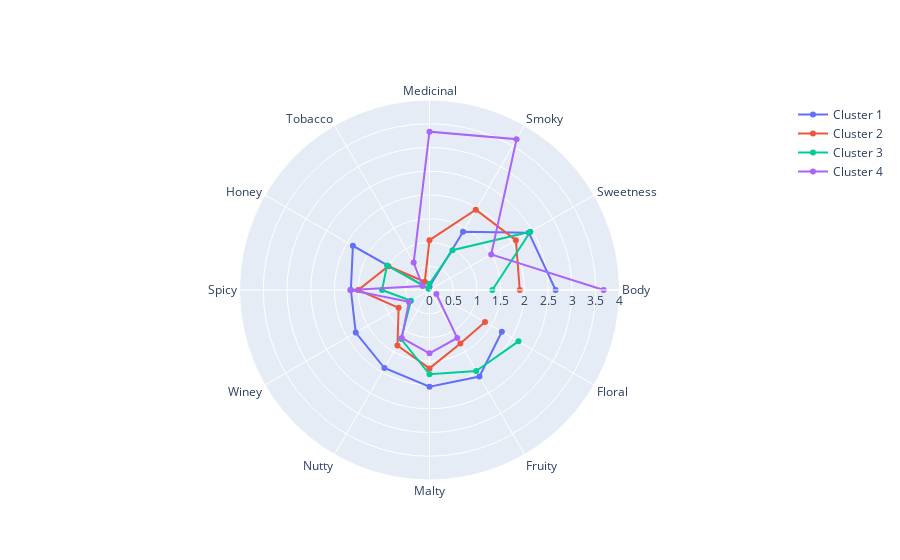

The notebook cell saved with this chart:
### Code cell
import plotly.graph_objects as go

categories = gd.columns

fig = go.Figure()

fig.add_trace(go.Scatterpolar(
      r=gd.loc[0].values,
      theta=categories,
      #fill='toself',
      name='Cluster 1'
))
fig.add_trace(go.Scatterpolar(
      r=gd.loc[1].values,
      theta=categories,
      #fill='toself',
      name='Cluster 2'
))
fig.add_trace(go.Scatterpolar(
      r=gd.loc[2].values,
      theta=categories,
      #fill='toself',
      name='Cluster 3'
))
fig.add_trace(go.Scatterpolar(
      r=gd.loc[3].values,
      theta=categories,
      #fill='toself',
      name='Cluster 4'
))

fig.update_layout(
  polar=dict(
    radialaxis=dict(
      visible=True,
      range=[0, 4]
    )),
  showlegend=True
)

fig.show()

### Figure 1 — Plotly figure (JSON) as saved in the notebook; plotly's stock layout.template omitted (floating-point values rounded to 4 significant figures)
{"data": [{"name": "Cluster 1", "r": [2.655, 2.414, 1.414, 0.06897, 0.03448, 1.862, 1.655, 1.793, 1.897, 2.034, 2.103, 1.759], "theta": ["Body", "Sweetness", "Smoky", "Medicinal", "Tobacco", "Honey", "Spicy", "Winey", "Nutty", "Malty", "Fruity", "Floral"], "type": "scatterpolar"}, {"name": "Cluster 2", "r": [1.9, 2.1, 1.95, 1.05, 0.2, 1, 1.5, 0.75, 1.35, 1.65, 1.3, 1.35], "theta": ["Body", "Sweetness", "Smoky", "Medicinal", "Tobacco", "Honey", "Spicy", "Winey", "Nutty", "Malty", "Fruity", "Floral"], "type": "scatterpolar"}, {"name": "Cluster 3", "r": [1.323, 2.452, 0.9677, 0.129, 0.03226, 1.032, 1, 0.4516, 1.194, 1.774, 1.968, 2.161], "theta": ["Body", "Sweetness", "Smoky", "Medicinal", "Tobacco", "Honey", "Spicy", "Winey", "Nutty", "Malty", "Fruity", "Floral"], "type": "scatterpolar"}, {"name": "Cluster 4", "r": [3.667, 1.5, 3.667, 3.333, 0.6667, 0.1667, 1.667, 0.5, 1.167, 1.333, 1.167, 0.1667], "theta": ["Body", "Sweetness", "Smoky", "Medicinal", "Tobacco", "Honey", "Spicy", "Winey", "Nutty", "Malty", "Fruity", "Floral"], "type": "scatterpolar"}], "layout": {"polar": {"radialaxis": {"range": [0, 4], "visible": true}}, "showlegend": true}}
